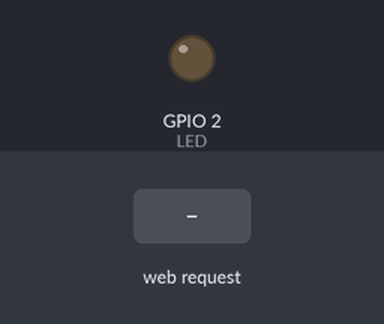
Recording of a sketch running on a simulated ESP8266 (NodeMCU). Shown: output pins drawn as LEDs (lit = HIGH). Inputs (shaded band) come from the test bench. WiFi joins after 1.5 s; servers stay silent unless stated; what the sketch prints to the serial monitor is not drawn.

Above: at 2.7 s.
2.8 s: HTTP request GET /LED=ON received
At 3.7 s:
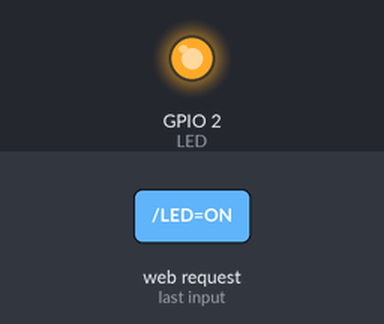
4.3 s: HTTP request GET /LED=OFF received
At 5.5 s:
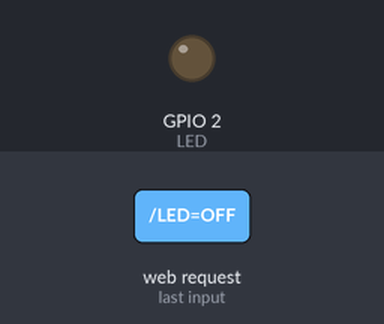
Timing chart, 0 to 7.3 s (numbered marks = the images above; inputs shaded):
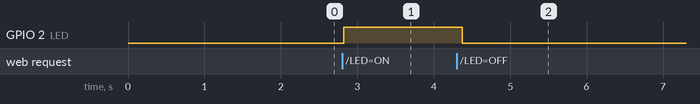

The sketch:

POC_CompleteWifiTest.ino
```cpp
#include <ESP8266WiFi.h>


const char* ssid = "Rohan-iphone"; //Enter SSID
const char* password = "tubers2721"; //Enter Password


int LED = 2;   // led connected to GPIO2 (D4)

WiFiServer server(80);


void setup()

{

  Serial.begin(9600); //Default Baudrate

  pinMode(LED, OUTPUT);

  digitalWrite(LED, LOW);


  Serial.print("Connecting to the Newtork");

  WiFi.begin(ssid, password);

  while (WiFi.status() != WL_CONNECTED)

  {

    delay(500);

    Serial.print(".");

  }

  Serial.println("WiFi connected");

  server.begin();  // Starts the Server

  Serial.println("Server started");


  Serial.print("IP Address of network: "); // will IP address on Serial Monitor

  Serial.println(WiFi.localIP());

  Serial.print("Copy and paste the following URL: https://"); // Will print IP address in URL format

  Serial.print(WiFi.localIP());

  Serial.println("/");

}


void loop()

{

  WiFiClient client = server.available();

  if (!client)

  {

    return;

  }

  Serial.println("Waiting for new client");

  while(!client.available())

  {

    delay(1);

  }


  String request = client.readStringUntil('\r');

  Serial.println(request);

  client.flush();


  int value = LOW;

  if(request.indexOf("/LED=ON") != -1)

  {
  Serial.println("Request to Switching ON the fridge");

    digitalWrite(LED, HIGH); // Turn LED ON

    value = HIGH;
    return;

  } else {
      Serial.println("Failure to : Request to Switching ON the fridge");

  }

  if(request.indexOf("/LED=OFF") != -1)

  {
  Serial.println("Request to Switching OFF the fridge");

    digitalWrite(LED, LOW); // Turn LED OFF

    value = LOW;
     return;

  } else {
      Serial.println("Failure to : Request to Switching OFF the fridge");

  }

}
```

Measured:
- after the input at 2.8 s, GPIO 2 (LED): LOW → HIGH at once
- after the input at 4.3 s, GPIO 2 (LED): HIGH → LOW after 0.07 s
